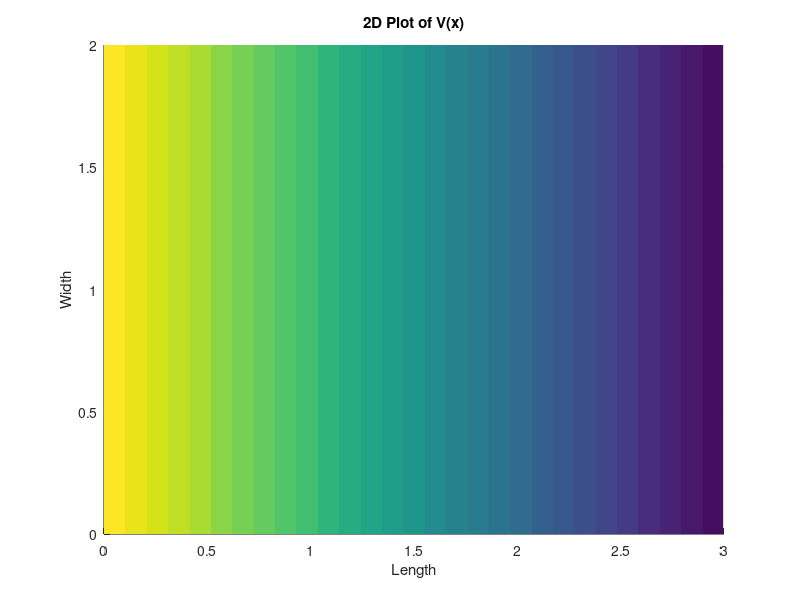

Here is the MATLAB script that generated this plot:
clear
close

%% ELEC4700 Assignment 2 Part 1(a)

VoL = 1; % Left side of the Area has Boundary Voltage = VoL
VoR = 0; % Right side of the Area has Boundary Voltage = VoR
L = 3; % Area Length
W = 2; % Area Width
GridSize = 0.1; % Each mesh grid has the Length and Width of 0.01
nx = L/GridSize; % Length mesh size
ny = W/GridSize; % Width mesh size
delta = 1; % Delta x and Delta y of FD condition 
G = sparse(nx*ny,nx*ny); % G matrix has size(nx*ny,nx*ny)
B = zeros(nx*ny,1); % B is the product of G matrix * V


%% （a) Solve the simple case where V = V0 at x = 0 and V = 0 at x = L.Note that in this case the top/bottom BC are not fixed

% 
for Horizontal = 1: nx
    for Vertical = 1:ny
        n = Vertical+(Horizontal-1)*ny;
        % Left side Boundary Condition
        if Horizontal == 1 
            G(n,:) = 0;
            G(n,n) = 1/delta;
            B(n) = VoL;
        % Right side Boundary Condition
        elseif Horizontal == nx
            G(n,:) = 0;
            G(n,n) = 1/delta;
            B(n) = VoR;
        
        else 
            nxm = Vertical+((Horizontal-1)-1)*ny;
            nxp = Vertical+((Horizontal+1)-1)*ny;
            G(n,n) = -2/delta;
            G(n,nxm) = 1/delta;
            G(n,nxp) = 1/delta;
        end
    end
end

Vn = G\B; % Find (ny*ny:1), size V = G\B
% Mapping the V to the matrix size of nx*ny
for irow = 1: nx 
    for jcolumn = 1:ny
         n = jcolumn+(irow-1)*ny;
         V(irow,jcolumn) = Vn(n);    
    end
end
GMatrix = full(G);
figure('name','2D Plot of V(x)')

% Creates a 2D Voltage surface plot
x = linspace(0,L,nx);
y = linspace(0,W,ny);
H = surf(x,y,V');

set(H,'linestyle','none');
title("2D Plot of V(x)")
xlabel("Length")
ylabel("Width")
zlabel("Voltage (V)")
xlim([0 L])
ylim([0 W])
view(2)
